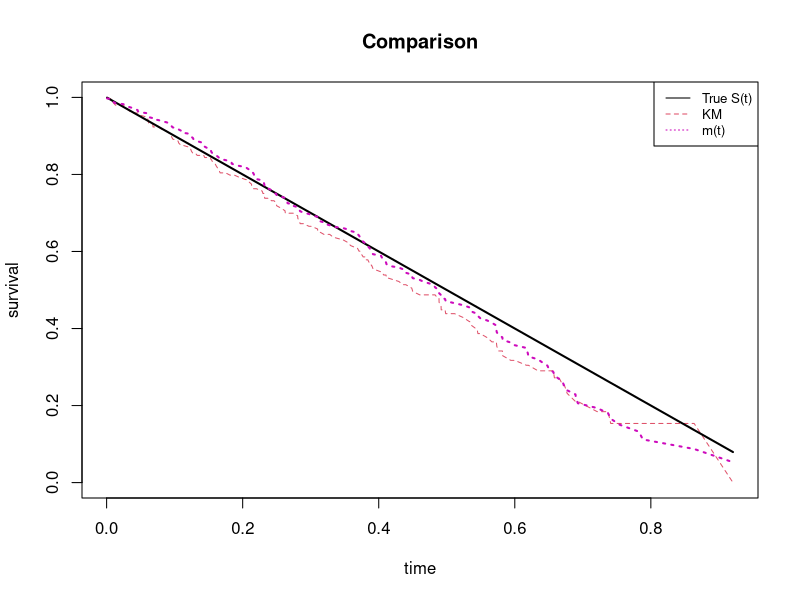

Generate this figure with R:
## ---- chunk 1
library(survival)

# sample y 

set.seed(123)

Fx = function(x){return(x)}
Sx = function(x){return(1-x)}

Fx_y = function(x, y){
  res = x * ((4*y-2) * x^3 + (4 - 8*y)*x^2 +(-8 * y^3 + 12*y^2 - 2) * x + 8 * y^3 - 12*y^2 + 4 * y + 1 )
  return(res)
}

inverse_fxy = function(a,y){
  res1 = c()
  for(i in seq(0.00001, 1, 0.1)){
    res1 = c(res1, Fx_y(i, y))
  }
  temp = seq(0.00001, 1, 0.1)[which(abs(res1 - a) == min(abs(res1 - a)))]
 
  res2 = c()
  for(i in seq((temp - 0.1), (temp+0.1), 0.01)){
    res2 = c(res2, Fx_y(i, y))
  }
  temp = seq((temp - 0.1), (temp+0.1), 0.01)[which(abs(res2 - a) == min(abs(res2 - a)))]
  
  res3 = c()
  for(i in seq((temp - 0.01), (temp+0.01), 0.001)){
    res3 = c(res3, Fx_y(i, y))
  }
  temp = seq((temp - 0.01), (temp+0.01), 0.001)[which(abs(res3 - a) == min(abs(res3 - a)))]
  
  res4 = c()
  for(i in seq((temp - 0.001), (temp+0.001), 0.0001)){
    res4 = c(res4, Fx_y(i, y))
  }
  temp = seq((temp - 0.001), (temp+0.001), 0.0001)[which(abs(res4 - a) == min(abs(res4 - a)))]
  return(temp)
}

# sample x
y = runif(200, 0, 1)
x = c()
for(i in 1:length(y)){
  xx = runif(1)
  x = c(x, inverse_fxy(xx, y[i]))
}

status = ifelse(x <=y, 1, 0)
z = ifelse(status == 1, x, y)

data = data.frame(survival = x, censor = y, time = z, status = status)
data = data[order(data$time),]

## ---- chunk 2

fit_km = survfit(Surv(time, status) ~ 1, data = data)


m = function(x){return(0.5)}

lambda_H = function(t){
  i = data$time - t == min(data$time - t)
  h = (fit_km$n.event[i] + fit_km$n.censor[i])/fit_km$n.risk[i]
  return(h)
}

Lambda_H = function(t){
  i = which(abs(data$time - t) == min(abs(data$time - t)))
  if(data$time[i] > t & i > 1){i = i -1}
  HH = c()
  for(ii in 1:i){
    HH = c(HH, (fit_km$n.event[ii]+fit_km$n.censor[ii])/fit_km$n.risk[ii])
  }
  return(sum(HH))
}

Lambda_F = function(t){
  return(m(t) * Lambda_H(t)) 
}

S_est = function(t){
  return(exp(-Lambda_F(t)))
}

sest = c()
for(i in 1:200){
  sest = c(sest, S_est(data$time[i]))
}


plot(fit_km$time, fit_km$surv, col = 2, lty = 2, type = 'l', ylab = 'survival',
     xlab = 'time', main='Comparison')
lines(data$time, Sx(data$time), lwd = 2)
lines(data$time, sest, col = 6, lty = 3, lwd = 2)
legend('topright', legend = c('True S(t)', 'KM', 'm(t)'), lty = c(1,2,3), col = c(1,2,6), cex = 0.8)
## ---- chunk 3
mean(abs(fit_km$surv - Sx(fit_km$time)))
## ---- chunk 4
mean(abs(sest - Sx(fit_km$time)))
## ---- chunk 5

m = function(x){return(0.525)}
sest = c()
for(i in 1:200){
  sest = c(sest, S_est(data$time[i]))
}
## ---- chunk 6
mean(abs(sest - Sx(fit_km$time)))
